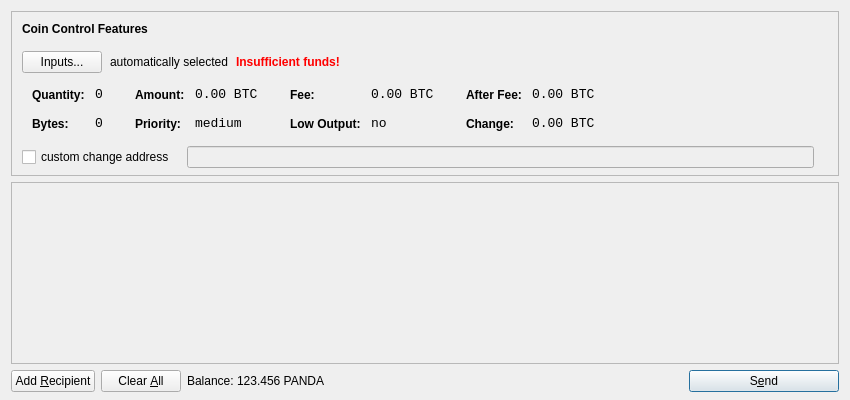
<?xml version="1.0" encoding="UTF-8"?>
<ui version="4.0">
 <class>SendCoinsDialog</class>
 <widget class="QDialog" name="SendCoinsDialog">
  <property name="geometry">
   <rect>
    <x>0</x>
    <y>0</y>
    <width>850</width>
    <height>400</height>
   </rect>
  </property>
  <property name="windowTitle">
   <string>Send Coins</string>
  </property>
  <layout class="QVBoxLayout" name="verticalLayout" stretch="0,1,0">
   <property name="bottomMargin">
    <number>8</number>
   </property>
   <item>
    <widget class="QFrame" name="frameCoinControl">
     <property name="sizePolicy">
      <sizepolicy hsizetype="Expanding" vsizetype="Expanding">
       <horstretch>0</horstretch>
       <verstretch>0</verstretch>
      </sizepolicy>
     </property>
     <property name="maximumSize">
      <size>
       <width>16777215</width>
       <height>16777215</height>
      </size>
     </property>
     <property name="frameShape">
      <enum>QFrame::StyledPanel</enum>
     </property>
     <property name="frameShadow">
      <enum>QFrame::Sunken</enum>
     </property>
     <layout class="QVBoxLayout" name="verticalLayoutCoinControl2">
      <property name="spacing">
       <number>-1</number>
      </property>
      <property name="leftMargin">
       <number>0</number>
      </property>
      <property name="topMargin">
       <number>0</number>
      </property>
      <property name="rightMargin">
       <number>0</number>
      </property>
      <property name="bottomMargin">
       <number>6</number>
      </property>
      <item>
       <layout class="QVBoxLayout" name="verticalLayoutCoinControl" stretch="0,0,0,0,1">
        <property name="spacing">
         <number>0</number>
        </property>
        <property name="leftMargin">
         <number>10</number>
        </property>
        <property name="topMargin">
         <number>10</number>
        </property>
        <item>
         <layout class="QHBoxLayout" name="horizontalLayoutCoinControl1">
          <property name="bottomMargin">
           <number>15</number>
          </property>
          <item>
           <widget class="QLabel" name="labelCoinControlFeatures">
            <property name="sizePolicy">
             <sizepolicy hsizetype="Preferred" vsizetype="Maximum">
              <horstretch>0</horstretch>
              <verstretch>0</verstretch>
             </sizepolicy>
            </property>
            <property name="font">
             <font>
              <weight>75</weight>
              <bold>true</bold>
             </font>
            </property>
            <property name="styleSheet">
             <string notr="true">font-weight:bold;</string>
            </property>
            <property name="text">
             <string>Coin Control Features</string>
            </property>
           </widget>
          </item>
         </layout>
        </item>
        <item>
         <layout class="QHBoxLayout" name="horizontalLayoutCoinControl2" stretch="0,0,0,0">
          <property name="spacing">
           <number>8</number>
          </property>
          <property name="bottomMargin">
           <number>10</number>
          </property>
          <item>
           <widget class="QPushButton" name="pushButtonCoinControl">
            <property name="styleSheet">
             <string notr="true"/>
            </property>
            <property name="text">
             <string>Inputs...</string>
            </property>
           </widget>
          </item>
          <item>
           <widget class="QLabel" name="labelCoinControlAutomaticallySelected">
            <property name="text">
             <string>automatically selected</string>
            </property>
            <property name="margin">
             <number>5</number>
            </property>
           </widget>
          </item>
          <item>
           <widget class="QLabel" name="labelCoinControlInsuffFunds">
            <property name="font">
             <font>
              <weight>75</weight>
              <bold>true</bold>
             </font>
            </property>
            <property name="styleSheet">
             <string notr="true">color:red;font-weight:bold;</string>
            </property>
            <property name="text">
             <string>Insufficient funds!</string>
            </property>
            <property name="margin">
             <number>5</number>
            </property>
           </widget>
          </item>
          <item>
           <spacer name="horizontalSpacerCoinControl">
            <property name="orientation">
             <enum>Qt::Horizontal</enum>
            </property>
            <property name="sizeHint" stdset="0">
             <size>
              <width>40</width>
              <height>1</height>
             </size>
            </property>
           </spacer>
          </item>
         </layout>
        </item>
        <item>
         <widget class="QWidget" name="widgetCoinControl" native="true">
          <property name="sizePolicy">
           <sizepolicy hsizetype="Preferred" vsizetype="Preferred">
            <horstretch>0</horstretch>
            <verstretch>0</verstretch>
           </sizepolicy>
          </property>
          <property name="minimumSize">
           <size>
            <width>0</width>
            <height>0</height>
           </size>
          </property>
          <property name="styleSheet">
           <string notr="true"/>
          </property>
          <layout class="QHBoxLayout" name="horizontalLayoutCoinControl5">
           <property name="margin">
            <number>0</number>
           </property>
           <item>
            <layout class="QHBoxLayout" name="horizontalLayoutCoinControl3" stretch="0,0,0,1">
             <property name="spacing">
              <number>20</number>
             </property>
             <property name="topMargin">
              <number>0</number>
             </property>
             <property name="bottomMargin">
              <number>10</number>
             </property>
             <item>
              <layout class="QFormLayout" name="formLayoutCoinControl1">
               <property name="horizontalSpacing">
                <number>10</number>
               </property>
               <property name="verticalSpacing">
                <number>14</number>
               </property>
               <property name="leftMargin">
                <number>10</number>
               </property>
               <property name="topMargin">
                <number>4</number>
               </property>
               <property name="rightMargin">
                <number>6</number>
               </property>
               <item row="0" column="0">
                <widget class="QLabel" name="labelCoinControlQuantityText">
                 <property name="styleSheet">
                  <string notr="true">font-weight:bold;</string>
                 </property>
                 <property name="text">
                  <string>Quantity:</string>
                 </property>
                 <property name="margin">
                  <number>0</number>
                 </property>
                </widget>
               </item>
               <item row="0" column="1">
                <widget class="QLabel" name="labelCoinControlQuantity">
                 <property name="font">
                  <font>
                   <family>Monospace</family>
                   <pointsize>10</pointsize>
                  </font>
                 </property>
                 <property name="cursor">
                  <cursorShape>IBeamCursor</cursorShape>
                 </property>
                 <property name="contextMenuPolicy">
                  <enum>Qt::ActionsContextMenu</enum>
                 </property>
                 <property name="text">
                  <string notr="true">0</string>
                 </property>
                 <property name="margin">
                  <number>0</number>
                 </property>
                 <property name="textInteractionFlags">
                  <set>Qt::LinksAccessibleByMouse|Qt::TextSelectableByKeyboard|Qt::TextSelectableByMouse</set>
                 </property>
                </widget>
               </item>
               <item row="1" column="0">
                <widget class="QLabel" name="labelCoinControlBytesText">
                 <property name="styleSheet">
                  <string notr="true">font-weight:bold;</string>
                 </property>
                 <property name="text">
                  <string>Bytes:</string>
                 </property>
                </widget>
               </item>
               <item row="1" column="1">
                <widget class="QLabel" name="labelCoinControlBytes">
                 <property name="font">
                  <font>
                   <family>Monospace</family>
                   <pointsize>10</pointsize>
                  </font>
                 </property>
                 <property name="cursor">
                  <cursorShape>IBeamCursor</cursorShape>
                 </property>
                 <property name="contextMenuPolicy">
                  <enum>Qt::ActionsContextMenu</enum>
                 </property>
                 <property name="text">
                  <string notr="true">0</string>
                 </property>
                 <property name="textInteractionFlags">
                  <set>Qt::LinksAccessibleByMouse|Qt::TextSelectableByKeyboard|Qt::TextSelectableByMouse</set>
                 </property>
                </widget>
               </item>
              </layout>
             </item>
             <item>
              <layout class="QFormLayout" name="formLayoutCoinControl2">
               <property name="horizontalSpacing">
                <number>10</number>
               </property>
               <property name="verticalSpacing">
                <number>14</number>
               </property>
               <property name="leftMargin">
                <number>6</number>
               </property>
               <property name="topMargin">
                <number>4</number>
               </property>
               <property name="rightMargin">
                <number>6</number>
               </property>
               <item row="0" column="0">
                <widget class="QLabel" name="labelCoinControlAmountText">
                 <property name="styleSheet">
                  <string notr="true">font-weight:bold;</string>
                 </property>
                 <property name="text">
                  <string>Amount:</string>
                 </property>
                 <property name="margin">
                  <number>0</number>
                 </property>
                </widget>
               </item>
               <item row="0" column="1">
                <widget class="QLabel" name="labelCoinControlAmount">
                 <property name="font">
                  <font>
                   <family>Monospace</family>
                   <pointsize>10</pointsize>
                  </font>
                 </property>
                 <property name="cursor">
                  <cursorShape>IBeamCursor</cursorShape>
                 </property>
                 <property name="contextMenuPolicy">
                  <enum>Qt::ActionsContextMenu</enum>
                 </property>
                 <property name="text">
                  <string notr="true">0.00 BTC</string>
                 </property>
                 <property name="textInteractionFlags">
                  <set>Qt::LinksAccessibleByMouse|Qt::TextSelectableByKeyboard|Qt::TextSelectableByMouse</set>
                 </property>
                </widget>
               </item>
               <item row="1" column="0">
                <widget class="QLabel" name="labelCoinControlPriorityText">
                 <property name="styleSheet">
                  <string notr="true">font-weight:bold;</string>
                 </property>
                 <property name="text">
                  <string>Priority:</string>
                 </property>
                </widget>
               </item>
               <item row="1" column="1">
                <widget class="QLabel" name="labelCoinControlPriority">
                 <property name="font">
                  <font>
                   <family>Monospace</family>
                   <pointsize>10</pointsize>
                  </font>
                 </property>
                 <property name="cursor">
                  <cursorShape>IBeamCursor</cursorShape>
                 </property>
                 <property name="contextMenuPolicy">
                  <enum>Qt::ActionsContextMenu</enum>
                 </property>
                 <property name="text">
                  <string>medium</string>
                 </property>
                 <property name="textInteractionFlags">
                  <set>Qt::LinksAccessibleByMouse|Qt::TextSelectableByKeyboard|Qt::TextSelectableByMouse</set>
                 </property>
                </widget>
               </item>
              </layout>
             </item>
             <item>
              <layout class="QFormLayout" name="formLayoutCoinControl3">
               <property name="horizontalSpacing">
                <number>10</number>
               </property>
               <property name="verticalSpacing">
                <number>14</number>
               </property>
               <property name="leftMargin">
                <number>6</number>
               </property>
               <property name="topMargin">
                <number>4</number>
               </property>
               <property name="rightMargin">
                <number>6</number>
               </property>
               <item row="0" column="0">
                <widget class="QLabel" name="labelCoinControlFeeText">
                 <property name="styleSheet">
                  <string notr="true">font-weight:bold;</string>
                 </property>
                 <property name="text">
                  <string>Fee:</string>
                 </property>
                 <property name="margin">
                  <number>0</number>
                 </property>
                </widget>
               </item>
               <item row="0" column="1">
                <widget class="QLabel" name="labelCoinControlFee">
                 <property name="font">
                  <font>
                   <family>Monospace</family>
                   <pointsize>10</pointsize>
                  </font>
                 </property>
                 <property name="cursor">
                  <cursorShape>IBeamCursor</cursorShape>
                 </property>
                 <property name="contextMenuPolicy">
                  <enum>Qt::ActionsContextMenu</enum>
                 </property>
                 <property name="text">
                  <string notr="true">0.00 BTC</string>
                 </property>
                 <property name="textInteractionFlags">
                  <set>Qt::LinksAccessibleByMouse|Qt::TextSelectableByKeyboard|Qt::TextSelectableByMouse</set>
                 </property>
                </widget>
               </item>
               <item row="1" column="0">
                <widget class="QLabel" name="labelCoinControlLowOutputText">
                 <property name="styleSheet">
                  <string notr="true">font-weight:bold;</string>
                 </property>
                 <property name="text">
                  <string>Low Output:</string>
                 </property>
                </widget>
               </item>
               <item row="1" column="1">
                <widget class="QLabel" name="labelCoinControlLowOutput">
                 <property name="font">
                  <font>
                   <family>Monospace</family>
                   <pointsize>10</pointsize>
                  </font>
                 </property>
                 <property name="cursor">
                  <cursorShape>IBeamCursor</cursorShape>
                 </property>
                 <property name="contextMenuPolicy">
                  <enum>Qt::ActionsContextMenu</enum>
                 </property>
                 <property name="text">
                  <string>no</string>
                 </property>
                 <property name="textInteractionFlags">
                  <set>Qt::LinksAccessibleByMouse|Qt::TextSelectableByKeyboard|Qt::TextSelectableByMouse</set>
                 </property>
                </widget>
               </item>
              </layout>
             </item>
             <item>
              <layout class="QFormLayout" name="formLayoutCoinControl4">
               <property name="horizontalSpacing">
                <number>10</number>
               </property>
               <property name="verticalSpacing">
                <number>14</number>
               </property>
               <property name="leftMargin">
                <number>6</number>
               </property>
               <property name="topMargin">
                <number>4</number>
               </property>
               <property name="rightMargin">
                <number>6</number>
               </property>
               <item row="0" column="0">
                <widget class="QLabel" name="labelCoinControlAfterFeeText">
                 <property name="styleSheet">
                  <string notr="true">font-weight:bold;</string>
                 </property>
                 <property name="text">
                  <string>After Fee:</string>
                 </property>
                 <property name="margin">
                  <number>0</number>
                 </property>
                </widget>
               </item>
               <item row="0" column="1">
                <widget class="QLabel" name="labelCoinControlAfterFee">
                 <property name="font">
                  <font>
                   <family>Monospace</family>
                   <pointsize>10</pointsize>
                  </font>
                 </property>
                 <property name="cursor">
                  <cursorShape>IBeamCursor</cursorShape>
                 </property>
                 <property name="contextMenuPolicy">
                  <enum>Qt::ActionsContextMenu</enum>
                 </property>
                 <property name="text">
                  <string notr="true">0.00 BTC</string>
                 </property>
                 <property name="textInteractionFlags">
                  <set>Qt::LinksAccessibleByMouse|Qt::TextSelectableByKeyboard|Qt::TextSelectableByMouse</set>
                 </property>
                </widget>
               </item>
               <item row="1" column="0">
                <widget class="QLabel" name="labelCoinControlChangeText">
                 <property name="styleSheet">
                  <string notr="true">font-weight:bold;</string>
                 </property>
                 <property name="text">
                  <string>Change:</string>
                 </property>
                </widget>
               </item>
               <item row="1" column="1">
                <widget class="QLabel" name="labelCoinControlChange">
                 <property name="font">
                  <font>
                   <family>Monospace</family>
                   <pointsize>10</pointsize>
                  </font>
                 </property>
                 <property name="cursor">
                  <cursorShape>IBeamCursor</cursorShape>
                 </property>
                 <property name="contextMenuPolicy">
                  <enum>Qt::ActionsContextMenu</enum>
                 </property>
                 <property name="text">
                  <string notr="true">0.00 BTC</string>
                 </property>
                 <property name="textInteractionFlags">
                  <set>Qt::LinksAccessibleByMouse|Qt::TextSelectableByKeyboard|Qt::TextSelectableByMouse</set>
                 </property>
                </widget>
               </item>
              </layout>
             </item>
            </layout>
           </item>
          </layout>
         </widget>
        </item>
        <item>
         <layout class="QHBoxLayout" name="horizontalLayoutCoinControl4" stretch="0,0,0">
          <property name="spacing">
           <number>12</number>
          </property>
          <property name="sizeConstraint">
           <enum>QLayout::SetDefaultConstraint</enum>
          </property>
          <property name="topMargin">
           <number>5</number>
          </property>
          <property name="rightMargin">
           <number>5</number>
          </property>
          <item>
           <widget class="QCheckBox" name="checkBoxCoinControlChange">
            <property name="text">
             <string>custom change address</string>
            </property>
           </widget>
          </item>
          <item>
           <widget class="QLineEdit" name="lineEditCoinControlChange">
            <property name="enabled">
             <bool>false</bool>
            </property>
            <property name="sizePolicy">
             <sizepolicy hsizetype="Expanding" vsizetype="Fixed">
              <horstretch>0</horstretch>
              <verstretch>0</verstretch>
             </sizepolicy>
            </property>
           </widget>
          </item>
          <item>
           <widget class="QLabel" name="labelCoinControlChangeLabel">
            <property name="sizePolicy">
             <sizepolicy hsizetype="Preferred" vsizetype="Expanding">
              <horstretch>0</horstretch>
              <verstretch>0</verstretch>
             </sizepolicy>
            </property>
            <property name="minimumSize">
             <size>
              <width>0</width>
              <height>0</height>
             </size>
            </property>
            <property name="text">
             <string/>
            </property>
            <property name="margin">
             <number>3</number>
            </property>
           </widget>
          </item>
         </layout>
        </item>
        <item>
         <spacer name="verticalSpacerCoinControl">
          <property name="orientation">
           <enum>Qt::Vertical</enum>
          </property>
          <property name="sizeHint" stdset="0">
           <size>
            <width>800</width>
            <height>1</height>
           </size>
          </property>
         </spacer>
        </item>
       </layout>
      </item>
     </layout>
    </widget>
   </item>
   <item>
    <widget class="QScrollArea" name="scrollArea">
     <property name="widgetResizable">
      <bool>true</bool>
     </property>
     <widget class="QWidget" name="scrollAreaWidgetContents">
      <property name="geometry">
       <rect>
        <x>0</x>
        <y>0</y>
        <width>830</width>
        <height>165</height>
       </rect>
      </property>
      <layout class="QVBoxLayout" name="verticalLayout_2">
       <property name="margin">
        <number>0</number>
       </property>
       <item>
        <layout class="QVBoxLayout" name="entries">
         <property name="spacing">
          <number>6</number>
         </property>
        </layout>
       </item>
       <item>
        <spacer name="verticalSpacer">
         <property name="orientation">
          <enum>Qt::Vertical</enum>
         </property>
         <property name="sizeHint" stdset="0">
          <size>
           <width>20</width>
           <height>40</height>
          </size>
         </property>
        </spacer>
       </item>
      </layout>
     </widget>
    </widget>
   </item>
   <item>
    <layout class="QHBoxLayout" name="horizontalLayout">
     <item>
      <widget class="QPushButton" name="addButton">
       <property name="toolTip">
        <string>Send to multiple recipients at once</string>
       </property>
       <property name="text">
        <string>Add &amp;Recipient</string>
       </property>
       <property name="icon">
        <iconset resource="../bitcoin.qrc">
         <normaloff>:/icons/add</normaloff>:/icons/add</iconset>
       </property>
       <property name="autoDefault">
        <bool>false</bool>
       </property>
      </widget>
     </item>
     <item>
      <widget class="QPushButton" name="clearButton">
       <property name="sizePolicy">
        <sizepolicy hsizetype="Minimum" vsizetype="Fixed">
         <horstretch>0</horstretch>
         <verstretch>0</verstretch>
        </sizepolicy>
       </property>
       <property name="toolTip">
        <string>Remove all transaction fields</string>
       </property>
       <property name="text">
        <string>Clear &amp;All</string>
       </property>
       <property name="icon">
        <iconset resource="../bitcoin.qrc">
         <normaloff>:/icons/remove</normaloff>:/icons/remove</iconset>
       </property>
       <property name="autoRepeatDelay">
        <number>300</number>
       </property>
       <property name="autoDefault">
        <bool>false</bool>
       </property>
      </widget>
     </item>
     <item>
      <layout class="QHBoxLayout" name="horizontalLayout_2">
       <property name="spacing">
        <number>3</number>
       </property>
       <item>
        <widget class="QLabel" name="label">
         <property name="text">
          <string>Balance:</string>
         </property>
        </widget>
       </item>
       <item>
        <widget class="QLabel" name="labelBalance">
         <property name="cursor">
          <cursorShape>IBeamCursor</cursorShape>
         </property>
         <property name="text">
          <string>123.456 PANDA</string>
         </property>
         <property name="textInteractionFlags">
          <set>Qt::LinksAccessibleByMouse|Qt::TextSelectableByKeyboard|Qt::TextSelectableByMouse</set>
         </property>
        </widget>
       </item>
      </layout>
     </item>
     <item>
      <spacer name="horizontalSpacer">
       <property name="orientation">
        <enum>Qt::Horizontal</enum>
       </property>
       <property name="sizeHint" stdset="0">
        <size>
         <width>40</width>
         <height>20</height>
        </size>
       </property>
      </spacer>
     </item>
     <item>
      <widget class="QPushButton" name="sendButton">
       <property name="minimumSize">
        <size>
         <width>150</width>
         <height>0</height>
        </size>
       </property>
       <property name="toolTip">
        <string>Confirm the send action</string>
       </property>
       <property name="text">
        <string>S&amp;end</string>
       </property>
       <property name="icon">
        <iconset resource="../bitcoin.qrc">
         <normaloff>:/icons/send</normaloff>:/icons/send</iconset>
       </property>
       <property name="default">
        <bool>true</bool>
       </property>
      </widget>
     </item>
    </layout>
   </item>
  </layout>
 </widget>
 <resources>
  <include location="../bitcoin.qrc"/>
 </resources>
 <connections/>
</ui>
